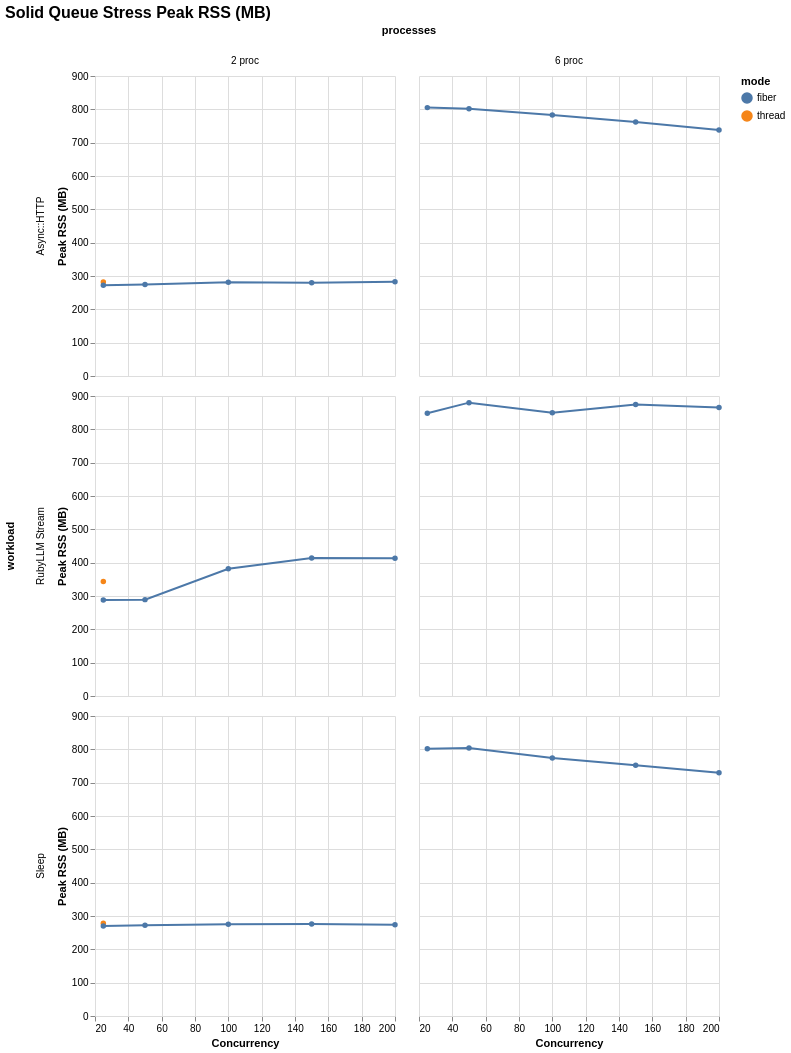

Express this chart as Vega-Lite.
### Vega-Lite specification from a JSON file in a GitHub repository (floating-point values rounded to 4 significant figures)
{"$schema": "https://vega.github.io/schema/vega-lite/v6.json", "title": "Solid Queue Stress Peak RSS (MB)", "data": {"values": [{"workload": "Async::HTTP", "mode": "thread", "concurrency": 25, "processes": "2 proc", "value": 281.8}, {"workload": "Async::HTTP", "mode": "fiber", "concurrency": 25, "processes": "2 proc", "value": 272.0}, {"workload": "Async::HTTP", "mode": "fiber", "concurrency": 50, "processes": "2 proc", "value": 274.4}, {"workload": "Async::HTTP", "mode": "fiber", "concurrency": 100, "processes": "2 proc", "value": 281.3}, {"workload": "Async::HTTP", "mode": "fiber", "concurrency": 150, "processes": "2 proc", "value": 279.6}, {"workload": "Async::HTTP", "mode": "fiber", "concurrency": 200, "processes": "2 proc", "value": 282.9}, {"workload": "Async::HTTP", "mode": "fiber", "concurrency": 25, "processes": "6 proc", "value": 805.2}, {"workload": "Async::HTTP", "mode": "fiber", "concurrency": 50, "processes": "6 proc", "value": 801.8}, {"workload": "Async::HTTP", "mode": "fiber", "concurrency": 100, "processes": "6 proc", "value": 782.8}, {"workload": "Async::HTTP", "mode": "fiber", "concurrency": 150, "processes": "6 proc", "value": 762.1}, {"workload": "Async::HTTP", "mode": "fiber", "concurrency": 200, "processes": "6 proc", "value": 738.0}, {"workload": "RubyLLM Stream", "mode": "thread", "concurrency": 25, "processes": "2 proc", "value": 343.3}, {"workload": "RubyLLM Stream", "mode": "fiber", "concurrency": 25, "processes": "2 proc", "value": 287.9}, {"workload": "RubyLLM Stream", "mode": "fiber", "concurrency": 50, "processes": "2 proc", "value": 289.1}, {"workload": "RubyLLM Stream", "mode": "fiber", "concurrency": 100, "processes": "2 proc", "value": 381.9}, {"workload": "RubyLLM Stream", "mode": "fiber", "concurrency": 150, "processes": "2 proc", "value": 414.2}, {"workload": "RubyLLM Stream", "mode": "fiber", "concurrency": 200, "processes": "2 proc", "value": 413.3}, {"workload": "RubyLLM Stream", "mode": "fiber", "concurrency": 25, "processes": "6 proc", "value": 848.2}, {"workload": "RubyLLM Stream", "mode": "fiber", "concurrency": 50, "processes": "6 proc", "value": 880.1}, {"workload": "RubyLLM Stream", "mode": "fiber", "concurrency": 100, "processes": "6 proc", "value": 849.9}, {"workload": "RubyLLM Stream", "mode": "fiber", "concurrency": 150, "processes": "6 proc", "value": 874.2}, {"workload": "RubyLLM Stream", "mode": "fiber", "concurrency": 200, "processes": "6 proc", "value": 865.4}, {"workload": "Sleep", "mode": "thread", "concurrency": 25, "processes": "2 proc", "value": 278.1}, {"workload": "Sleep", "mode": "fiber", "concurrency": 25, "processes": "2 proc", "value": 270.1}, {"workload": "Sleep", "mode": "fiber", "concurrency": 50, "processes": "2 proc", "value": 272.0}, {"workload": "Sleep", "mode": "fiber", "concurrency": 100, "processes": "2 proc", "value": 275.2}, {"workload": "Sleep", "mode": "fiber", "concurrency": 150, "processes": "2 proc", "value": 276.0}, {"workload": "Sleep", "mode": "fiber", "concurrency": 200, "processes": "2 proc", "value": 273.5}, {"workload": "Sleep", "mode": "fiber", "concurrency": 25, "processes": "6 proc", "value": 802.0}, {"workload": "Sleep", "mode": "fiber", "concurrency": 50, "processes": "6 proc", "value": 804.0}, {"workload": "Sleep", "mode": "fiber", "concurrency": 100, "processes": "6 proc", "value": 774.3}, {"workload": "Sleep", "mode": "fiber", "concurrency": 150, "processes": "6 proc", "value": 752.3}, {"workload": "Sleep", "mode": "fiber", "concurrency": 200, "processes": "6 proc", "value": 729.8}]}, "mark": {"type": "line", "point": true, "tooltip": true}, "encoding": {"x": {"field": "concurrency", "type": "quantitative", "title": "Concurrency"}, "y": {"field": "value", "type": "quantitative", "title": "Peak RSS (MB)"}, "color": {"field": "mode", "type": "nominal"}, "tooltip": [{"field": "mode", "type": "nominal"}, {"field": "concurrency", "type": "nominal"}, {"field": "processes", "type": "nominal"}, {"field": "metric", "type": "nominal"}, {"field": "percentile", "type": "nominal"}, {"field": "value", "type": "quantitative"}], "row": {"field": "workload", "type": "nominal"}, "column": {"field": "processes", "type": "nominal"}}, "config": {"background": "white", "axis": {"labelFont": "Arial", "titleFont": "Arial", "grid": true}, "legend": {"labelFont": "Arial", "titleFont": "Arial"}, "title": {"font": "Arial", "fontSize": 16, "anchor": "start"}, "view": {"stroke": null}}}
